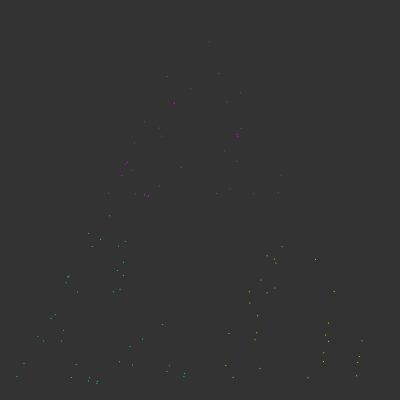
Frame 1 (no input)
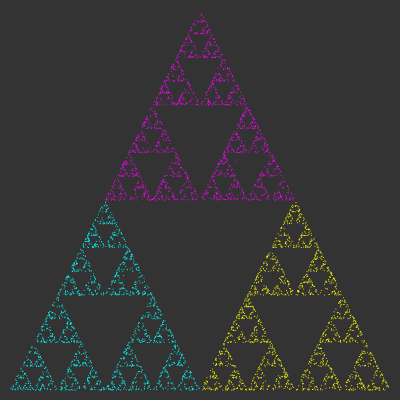
Frame 60 (no input)
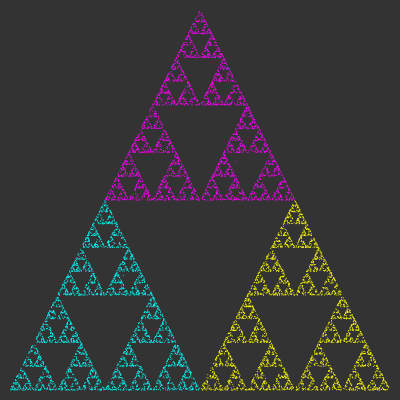
Frame 120 (the mouse pressed at the canvas centre since frame 60)

The p5.js sketch that drew these frames (run headless with seeded random() and noise() and a simulated clock; from frame 60 on, the mouse is pressed at the canvas centre):

// p5.js sketch
// ── sketch.js
// Chaos Game - Part 1: Sierpinski Triangle
// https://en.wikipedia.org/wiki/Chaos_game
// https://en.wikipedia.org/wiki/Sierpi%C5%84ski_triangle

let ax, ay, bx, by, cx, cy;
let x, y;
const factor = 0.5;
const margin = 10;

function setup() {
    createCanvas(400, 400);

    const w = width - 2 * margin;
    const h = height - 2 * margin;
    translate(margin, margin);

    ax = w / 2;
    ay = 0;
    bx = 0;
    by = h;
    cx = w;
    cy = h;

    // barycentric method to check the point is in the triangle
    let inTriangle = false;
    while (!inTriangle) {
        x = random(w);
        y = random(h);
        const s = ay * cx - ax * cy + (cy - ay) * x + (ax - cx) * y;
        const t = ax * by - ay * bx + (ay - by) * x + (bx - ax) * y;
        if ((s < 0) !== (t < 0)) {
            inTriangle = false;
            continue;
        }
        const A = -by * cx + ay * (cx - bx) + ax * (by - cy) + bx * cy;
        inTriangle = A < 0 ? s <= 0 && s + t >= A : s >= 0 && s + t <= A;
    }

    background(51);
    stroke(255);
    strokeWeight(8);
}

function draw() {
    translate(margin, margin);
    for (let i = 0; i < 100; i++) {
        strokeWeight(1);
        const r = floor(random(3));
        if (r === 0) {
            stroke(255, 0, 255);
            x = lerp(x, ax, factor);
            y = lerp(y, ay, factor);
        } else if (r === 1) {
            stroke(0, 255, 255);
            x = lerp(x, bx, factor);
            y = lerp(y, by, factor);
        } else if (r === 2) {
            stroke(255, 255, 0);
            x = lerp(x, cx, factor);
            y = lerp(y, cy, factor);
        }
        point(x, y);
    }
}
